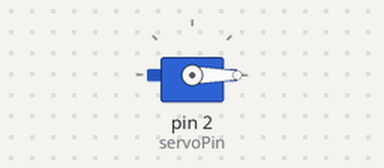
This sketch was run on a simulated Arduino Uno, built with avr-gcc and run on an emulated ATmega328P. On the bench: servo.

Above: at 0.05 s.
At 7.45 s:
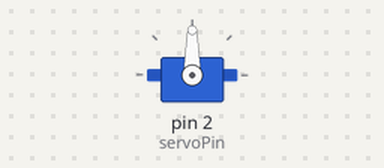
At 14.95 s:
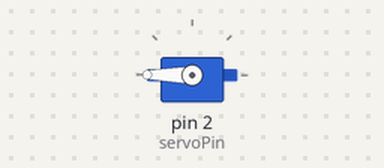
Timing chart, 0 to 19.5 s (numbered marks = the images above):
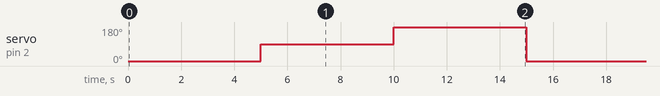

The sketch:

servo_test.ino
```cpp
/*
 * Servo motor test code for Arduino UNO
 *
 */
#include <Servo.h>

//Set the servo to any digital pin
int servoPin = 2;

//Create a servo onject
Servo servo;

void setup()
{
  servo.attach(servoPin);
}

void loop()
{
  //Set servo angle to 0
  servo.write(0);
  delay(5000);

  //set servo angle to 90
  servo.write(90);
  delay(5000);

  //set servo angle to 180
  servo.write(180);
  delay(5000);
}
```

Measured:
- by itself, servo on pin 2 (servoPin): repeats every 15.0 s: 180° 5.0 s, 0° 5.0 s, 90° 5.0 s
